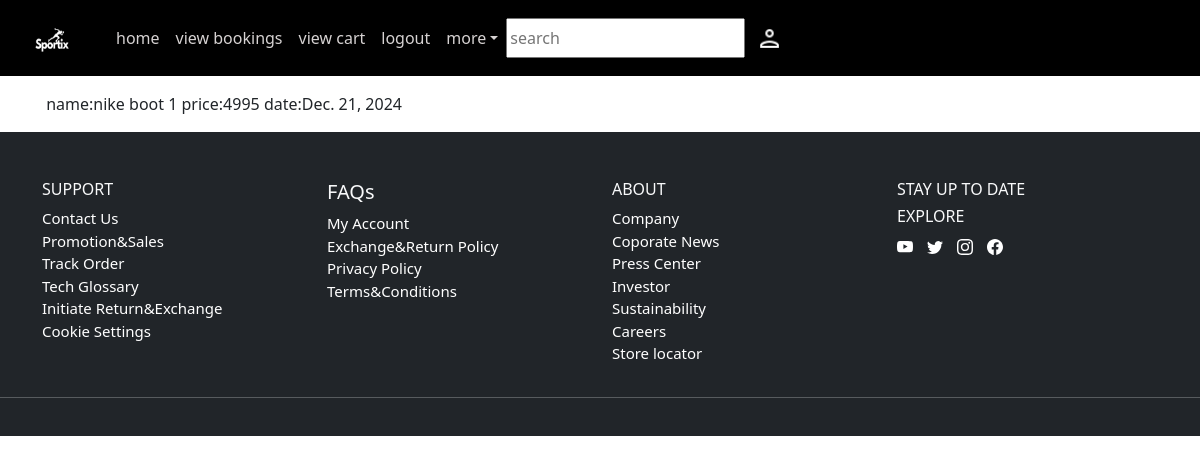
Before: /view_bookings (signed in) with the older database file.
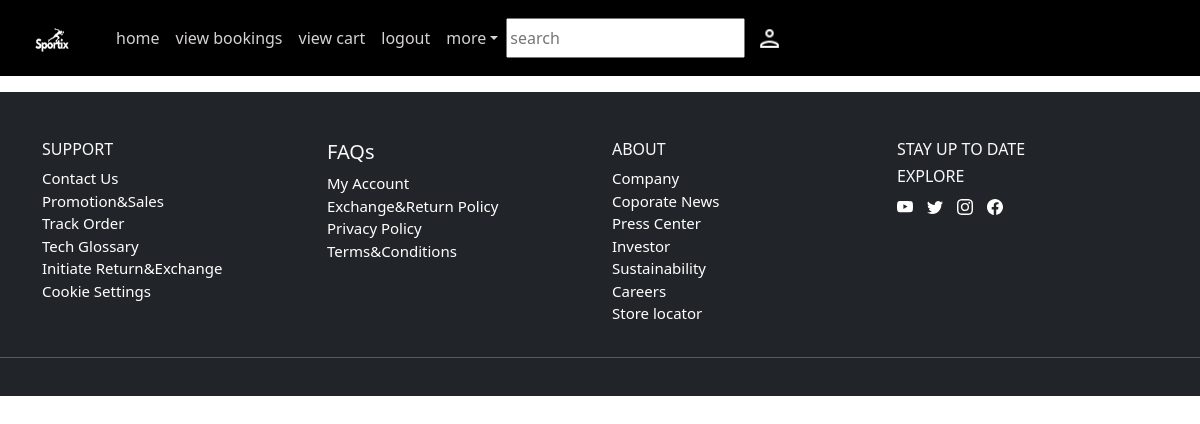
After: the same page with the newer database file.
### app/models.py (models this page shows)
class buy(models.Model):
    user=models.ForeignKey(User,on_delete=models.CASCADE)
    product=models.ForeignKey(Product,on_delete=models.CASCADE)
    price=models.IntegerField()
    date=models.DateField(auto_now_add=True)

class Product(models.Model):
    pro_name=models.CharField(max_length=30)
    image=models.FileField()
    price=models.IntegerField()
    offer_price=models.IntegerField()

### app/views.py (the view)
# urls.py: path('view_bookings',views.view_bookings),
def view_bookings(req):
    user=User.objects.get(username=req.session['user'])
    data=buy.objects.filter(user=user)[::-1]
    return render(req,'user/view_bookings.html',{'data':data})

### templates/user/view_bookings.html (shortened to what the changed rows need)
<!DOCTYPE html>
<html lang="en">
<head>
  {% load static %}
    <link href="https://cdn.jsdelivr.net/npm/bootstrap@5.3.3/dist/css/bootstrap.min.css" rel="stylesheet">
    <link rel="stylesheet" href="{% static 'css/view_booking.css' %}">
</head>
<body>
    <div class="container">
        <div class="row">
            {% for i in data %}
            <div class="col-lg-12 mt-3">
                name:{{i.product.pro_name}}
                price:{{i.price}}
                date:{{i.date}}
            </div>
            {% endfor %}
        </div>
    </div>
</body>
</html>

Changed rows visible on the page:
removed buy: product.pro_name "nike boot 1", price "4995", date "Dec. 21, 2024"
